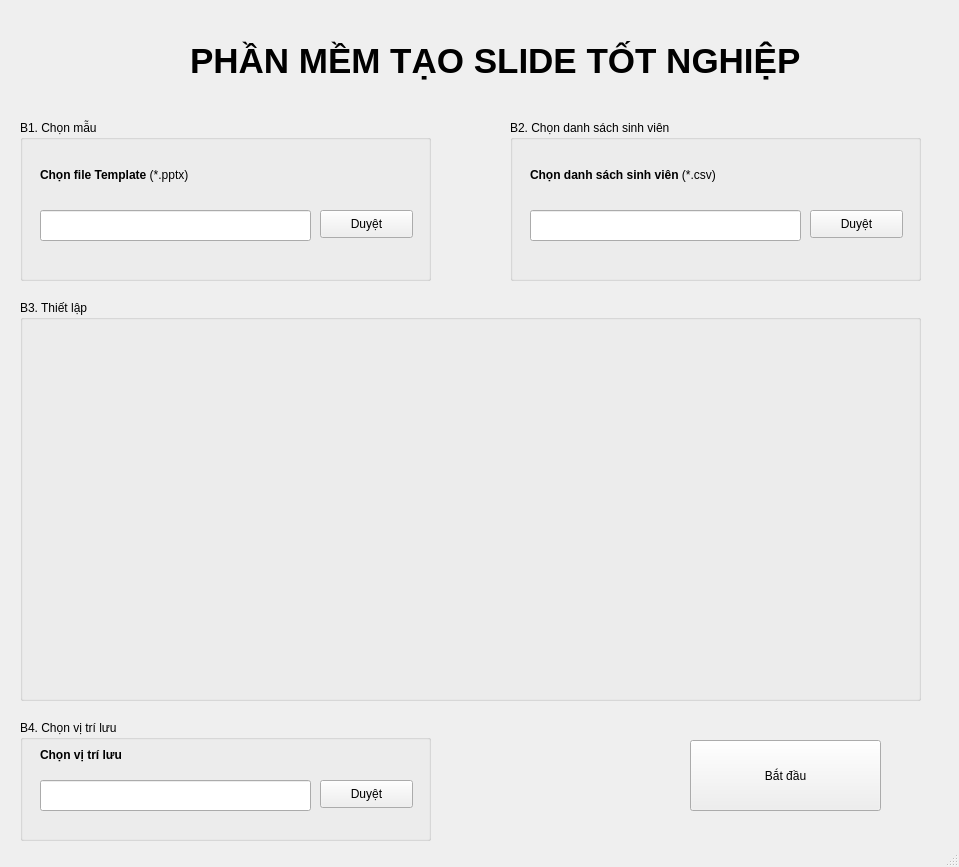
<?xml version="1.0" encoding="UTF-8"?>
<ui version="4.0">
 <class>MainWindow</class>
 <widget class="QMainWindow" name="MainWindow">
  <property name="geometry">
   <rect>
    <x>0</x>
    <y>0</y>
    <width>959</width>
    <height>867</height>
   </rect>
  </property>
  <property name="cursor">
   <cursorShape>ArrowCursor</cursorShape>
  </property>
  <property name="mouseTracking">
   <bool>false</bool>
  </property>
  <property name="windowTitle">
   <string>Phần mềm tạo slide tốt nghiệp</string>
  </property>
  <property name="windowIcon">
   <iconset>
    <normaloff>uet80x80.png</normaloff>uet80x80.png</iconset>
  </property>
  <property name="whatsThis">
   <string/>
  </property>
  <property name="autoFillBackground">
   <bool>false</bool>
  </property>
  <widget class="QWidget" name="centralwidget">
   <widget class="QLabel" name="title">
    <property name="enabled">
     <bool>true</bool>
    </property>
    <property name="geometry">
     <rect>
      <x>190</x>
      <y>20</y>
      <width>611</width>
      <height>81</height>
     </rect>
    </property>
    <property name="font">
     <font>
      <family>Segoe UI</family>
      <pointsize>26</pointsize>
      <weight>75</weight>
      <bold>true</bold>
     </font>
    </property>
    <property name="mouseTracking">
     <bool>false</bool>
    </property>
    <property name="toolTip">
     <string>&lt;html&gt;&lt;head/&gt;&lt;body&gt;&lt;p&gt;&lt;br/&gt;&lt;/p&gt;&lt;/body&gt;&lt;/html&gt;</string>
    </property>
    <property name="text">
     <string>PHẦN MỀM TẠO SLIDE TỐT NGHIỆP</string>
    </property>
    <property name="textFormat">
     <enum>Qt::AutoText</enum>
    </property>
    <property name="scaledContents">
     <bool>false</bool>
    </property>
    <property name="wordWrap">
     <bool>false</bool>
    </property>
   </widget>
   <widget class="QGroupBox" name="mau">
    <property name="geometry">
     <rect>
      <x>20</x>
      <y>120</y>
      <width>411</width>
      <height>161</height>
     </rect>
    </property>
    <property name="title">
     <string>B1. Chọn mẫu</string>
    </property>
    <widget class="QPushButton" name="mau_broswe">
     <property name="geometry">
      <rect>
       <x>300</x>
       <y>90</y>
       <width>93</width>
       <height>28</height>
      </rect>
     </property>
     <property name="text">
      <string>Duyệt</string>
     </property>
    </widget>
    <widget class="QLineEdit" name="mau_path">
     <property name="geometry">
      <rect>
       <x>20</x>
       <y>90</y>
       <width>271</width>
       <height>31</height>
      </rect>
     </property>
     <property name="cursorPosition">
      <number>0</number>
     </property>
     <property name="dragEnabled">
      <bool>false</bool>
     </property>
    </widget>
    <widget class="QLabel" name="mau_label">
     <property name="geometry">
      <rect>
       <x>20</x>
       <y>40</y>
       <width>171</width>
       <height>31</height>
      </rect>
     </property>
     <property name="text">
      <string>&lt;html&gt;&lt;head/&gt;&lt;body&gt;&lt;p&gt;&lt;span style=&quot; font-weight:600;&quot;&gt;Chọn file Template &lt;/span&gt;(*.pptx)&lt;/p&gt;&lt;/body&gt;&lt;/html&gt;</string>
     </property>
    </widget>
   </widget>
   <widget class="QGroupBox" name="dssv">
    <property name="geometry">
     <rect>
      <x>510</x>
      <y>120</y>
      <width>411</width>
      <height>161</height>
     </rect>
    </property>
    <property name="title">
     <string>B2. Chọn danh sách sinh viên</string>
    </property>
    <widget class="QPushButton" name="dssv_broswe">
     <property name="geometry">
      <rect>
       <x>300</x>
       <y>90</y>
       <width>93</width>
       <height>28</height>
      </rect>
     </property>
     <property name="text">
      <string>Duyệt</string>
     </property>
    </widget>
    <widget class="QLineEdit" name="dssv_path">
     <property name="geometry">
      <rect>
       <x>20</x>
       <y>90</y>
       <width>271</width>
       <height>31</height>
      </rect>
     </property>
     <property name="cursorPosition">
      <number>0</number>
     </property>
     <property name="dragEnabled">
      <bool>false</bool>
     </property>
    </widget>
    <widget class="QLabel" name="dssv_label">
     <property name="geometry">
      <rect>
       <x>20</x>
       <y>40</y>
       <width>221</width>
       <height>31</height>
      </rect>
     </property>
     <property name="text">
      <string>&lt;html&gt;&lt;head/&gt;&lt;body&gt;&lt;p&gt;&lt;span style=&quot; font-weight:600;&quot;&gt;Chọn danh sách sinh viên &lt;/span&gt;(*.csv)&lt;/p&gt;&lt;/body&gt;&lt;/html&gt;</string>
     </property>
    </widget>
   </widget>
   <widget class="QGroupBox" name="VTLuu">
    <property name="geometry">
     <rect>
      <x>20</x>
      <y>720</y>
      <width>411</width>
      <height>121</height>
     </rect>
    </property>
    <property name="title">
     <string>B4. Chọn vị trí lưu</string>
    </property>
    <widget class="QPushButton" name="VTLuu_duyet">
     <property name="geometry">
      <rect>
       <x>300</x>
       <y>60</y>
       <width>93</width>
       <height>28</height>
      </rect>
     </property>
     <property name="text">
      <string>Duyệt</string>
     </property>
    </widget>
    <widget class="QLineEdit" name="VTLuu_path">
     <property name="geometry">
      <rect>
       <x>20</x>
       <y>60</y>
       <width>271</width>
       <height>31</height>
      </rect>
     </property>
     <property name="cursorPosition">
      <number>0</number>
     </property>
     <property name="dragEnabled">
      <bool>false</bool>
     </property>
    </widget>
    <widget class="QLabel" name="VTLuu_label">
     <property name="geometry">
      <rect>
       <x>20</x>
       <y>20</y>
       <width>81</width>
       <height>31</height>
      </rect>
     </property>
     <property name="text">
      <string>&lt;html&gt;&lt;head/&gt;&lt;body&gt;&lt;p&gt;&lt;span style=&quot; font-weight:600;&quot;&gt;Chọn vị trí lưu&lt;/span&gt;&lt;/p&gt;&lt;/body&gt;&lt;/html&gt;</string>
     </property>
    </widget>
   </widget>
   <widget class="QPushButton" name="start_button">
    <property name="geometry">
     <rect>
      <x>690</x>
      <y>740</y>
      <width>191</width>
      <height>71</height>
     </rect>
    </property>
    <property name="text">
     <string>Bắt đầu</string>
    </property>
   </widget>
   <widget class="QLabel" name="uet">
    <property name="geometry">
     <rect>
      <x>30</x>
      <y>20</y>
      <width>81</width>
      <height>81</height>
     </rect>
    </property>
    <property name="text">
     <string>&lt;html&gt;&lt;head/&gt;&lt;body&gt;&lt;p&gt;&lt;img src=&quot;:/assets/assets/image/uet.png&quot;/&gt;&lt;/p&gt;&lt;/body&gt;&lt;/html&gt;</string>
    </property>
   </widget>
   <widget class="QLabel" name="github">
    <property name="geometry">
     <rect>
      <x>870</x>
      <y>10</y>
      <width>31</width>
      <height>31</height>
     </rect>
    </property>
    <property name="text">
     <string>&lt;html&gt;&lt;head/&gt;&lt;body&gt;&lt;p&gt;&lt;img src=&quot;:/assets/assets/image/github.png&quot;/&gt;&lt;/p&gt;&lt;/body&gt;&lt;/html&gt;</string>
    </property>
   </widget>
   <widget class="QGroupBox" name="config">
    <property name="geometry">
     <rect>
      <x>20</x>
      <y>300</y>
      <width>901</width>
      <height>401</height>
     </rect>
    </property>
    <property name="title">
     <string>B3. Thiết lập</string>
    </property>
   </widget>
   <widget class="QLabel" name="about">
    <property name="geometry">
     <rect>
      <x>930</x>
      <y>10</y>
      <width>31</width>
      <height>31</height>
     </rect>
    </property>
    <property name="text">
     <string>&lt;html&gt;&lt;head/&gt;&lt;body&gt;&lt;p&gt;&lt;img src=&quot;:/assets/assets/image/about.png&quot;/&gt;&lt;/p&gt;&lt;/body&gt;&lt;/html&gt;</string>
    </property>
   </widget>
   <widget class="QLabel" name="guide">
    <property name="geometry">
     <rect>
      <x>900</x>
      <y>10</y>
      <width>21</width>
      <height>31</height>
     </rect>
    </property>
    <property name="text">
     <string>&lt;html&gt;&lt;head/&gt;&lt;body&gt;&lt;p&gt;&lt;img src=&quot;:/assets/assets/image/guide.png&quot;/&gt;&lt;/p&gt;&lt;/body&gt;&lt;/html&gt;</string>
    </property>
   </widget>
  </widget>
  <widget class="QStatusBar" name="statusbar"/>
 </widget>
 <resources>
  <include location="resource.qrc"/>
 </resources>
 <connections/>
</ui>
